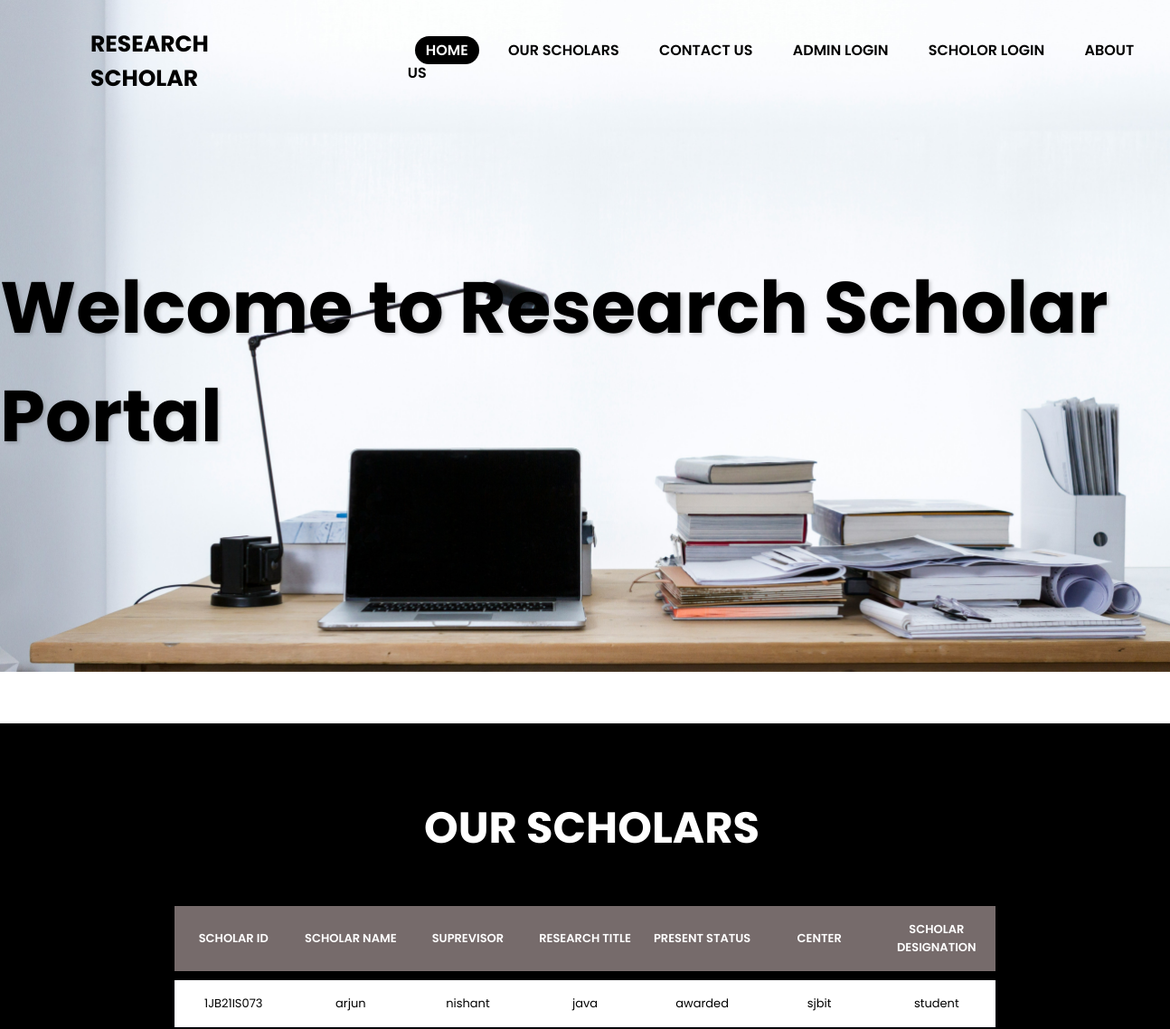
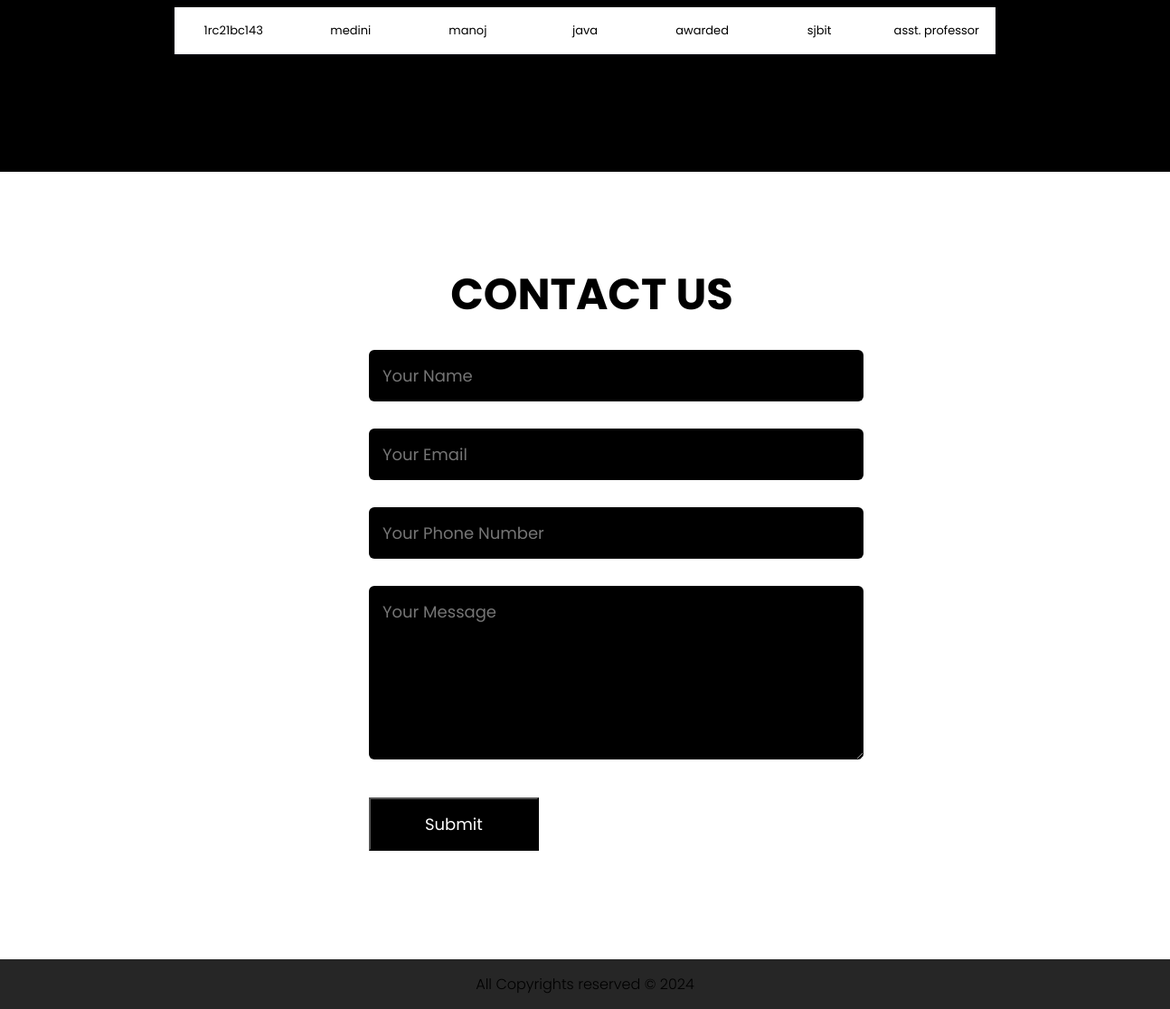
The page / on the database its author committed (2 pictures, top to bottom).
### tables this page shows
CREATE TABLE `research_scholar` (
  `sid` varchar(15) NOT NULL,
  `s_name` varchar(20) DEFAULT NULL,
  `research_title` varchar(70) NOT NULL,
  `designation` varchar(25) DEFAULT NULL,
  `center` varchar(50) DEFAULT NULL,
  `address` varchar(100) DEFAULT NULL,
  `guide_id` varchar(15) DEFAULT NULL,
  `mobile` int(10) DEFAULT NULL,
  `email` varchar(40) DEFAULT NULL
);

CREATE TABLE `guide` (
  `guide_id` varchar(15) NOT NULL,
  `guide_name` varchar(20) DEFAULT NULL,
  `institution` varchar(50) DEFAULT NULL,
  `post` varchar(30) DEFAULT NULL,
  `sid` varchar(15) DEFAULT NULL
);

### index.php (the view, shortened to what this page needs)
<?php
include 'connetdb.php';
$sql = "SELECT distinct(s.sid), s.s_name, g.guide_name, s.research_title, pr.status, s.center, s.designation FROM research_scholar s, guide g, progress_report pr, publication p, conference c
WHERE s.sid = pr.sid AND s.guide_id = g.guide_id " ;
$result = mysqli_query($data, $sql);
?>
<!DOCTYPE html>
<html>
<head>
    <link rel="stylesheet" href="page1.css">
</head>
<body>
	<header>
        <h2 class="logo" >RESEARCH SCHOLAR</h2>
        <nav class="navbar">
            <a href="#" class="active">HOME</a>
            <a href="#our_scholar">OUR SCHOLARS</a>
            <a href="#contact_form">CONTACT US</a>
            <a href="login.php">ADMIN LOGIN</a>
            <a href="slogin.php">SCHOLOR LOGIN</a>
            <a href="about-us.html">ABOUT US</a>
        </nav>
    </header>
	<section class="paralax">
        <img src="p10.jpg" id="hill1">
        <h2 id="text">Welcome to Research Scholar Portal</h2>
    </section>
	<section class="sec">
        <h2 id="our_scholar">OUR SCHOLARS</h2>
        <div class="table">
            <div class="tabrow" id="tablehead">
			<div class="tabcell"><p1>SCHOLAR ID</p1></div>
            <div class="tabcell"><p1>SCHOLAR NAME</p1></div>
            <div class="tabcell"><p1>SUPREVISOR</p1></div>
            <div class="tabcell"><p1>RESEARCH TITLE</p1></div>
            <div class="tabcell"><p1>PRESENT STATUS</p1></div>
            <div class="tabcell"><p1>CENTER</p1></div>
            <div class="tabcell"><p1>SCHOLAR DESIGNATION</p1></div>
            </div>
                <?php
                while($info = $result->fetch_assoc())
                {
                ?>
            <div class="tabrow">
                <div class="tabcell"><p1><?php echo"{$info['sid']}";?></p1></div>
                <div class="tabcell"><p1><?php echo"{$info['s_name']}";?></p1></div>
                <div class="tabcell"><p1><?php echo"{$info['guide_name']}";?></p1></div>
                <div class="tabcell"><p1><?php echo"{$info['research_title']}";?></p1></div>
                <div class="tabcell"><p1><?php echo"{$info['status']}";?></p1></div>
                <div class="tabcell"><p1><?php echo"{$info['center']}";?></p1></div>
                <div class="tabcell"><p1><?php echo"{$info['designation']}";?></p1></div>
            </div>
                <?php
                }
                ?>
        </div>
    </section>
	<section class="contactus">
    <h3>CONTACT US</h3>
    <div id="contact">
        <div class="container">
                <div class="contact-right" id='contact_form'>
                    <form action="data_check.php" method="POST">
                        <input type="text" name="name" placeholder="Your Name" required>
                        <input type="email" name="email" placeholder="Your Email" required>
                        <input type="" name="phone" placeholder="Your Phone Number" required>
                        <textarea name="message" rows="6" placeholder="Your Message"></textarea>
                        <button type="submit" class="btn btn2" name="apply">Submit</button>
                    </form>
                </div>
            </div>
        </div>
    </section>
        <div class="copyright">
            <p>All Copyrights reserved &copy; 2024</p>
        </div>
</body>
</html>

### page1.css (style rules this page uses)
* { margin:0 ; padding: 0; box-sizing: border-box; font-family: 'Poppins',sans-serif; }
body { background: white; min-height: 100vh; overflow-x:hidden ; }
header { position: absolute; top: 0; left: 0; width: 107%; padding: 30px 100px; display: flex; justify-content: flex-start; align-items: center; z-index: 100; }
.logo { font-size: 25px; color: black; pointer-events: none; margin-right: 100px; }
.navbar a { text-decoration: none; color: black; padding: 4px 12px; border-radius: 20px; margin: 0 8px; font-weight:600 ; }
.navbar a:hover, .navbar a.active { background: black ; color: white; }
.paralax { position: relative; display: flex; justify-content: center; align-items: center; height: 100vh; }
#text { position:absolute; font-size: 5em; color: black; text-shadow: 2px 2px 4px rgba(0,0,0 , .2); }
.paralax img { position: absolute; top: 0; left: 0; width: 100%; pointer-events: none; }
.sec { position: relative; background-color: black; padding: 80px; }
.sec h2 { margin-left: 15px; font-size: 3em; color: white; margin-bottom: 5px; text-align: center; }
.table { margin: 50px auto; }
.table .tabrow { display: table; width: 80%; margin: 10px auto; font-family: sans-serif; background: white; padding: 12px 0; border-right: none; font-size: 13px; box-shadow: 0 1px 4px 0 rgba(0,0,50,.3) ; }
.tabcell { display: table-cell; width: 13%; text-align: center; padding: 4px 0; border-right: 1px solid #9e9999; vertical-align: middle; border-right: none; }
#tablehead { background: #766b6b; box-shadow: none; color: #fff; font-weight: 600; }
.contactus { position: relative; background-color: white; padding: 100px; }
.contactus h3 { margin-left: 15px; font-size: 3em; color: black; margin-bottom: 10px; text-align: center; }
.contact-right { flex-basis: 60%; }
.btn.btn2 { display: inline-block; background: black; color: #fff; }
.contact-right form { width: 100%; }
form input, form textarea { width: 50%; border: 0; outline: none; background: black; padding: 15px; margin: 15px 0; color: #fff; font-size: 18px; border-radius: 6px; margin-left: 308px; }
form .btn2 { padding: 14px 60px; font-size: 18px; margin-top: 20px; cursor: pointer; margin-left: 308px; }
.copyright { width: 100%; text-align: center; padding: 15px 0; background: #262626; font-weight: 300; margin-top: 20px; }

### rows shown on the page
research_scholar: sid "1JB21IS073", s_name "arjun", guide.guide_name "nishant", research_title "java", status "awarded", center "sjbit", designation "student"
research_scholar: sid "1rc21bc143", s_name "medini", guide.guide_name "manoj", research_title "java", status "awarded", center "sjbit", designation "asst. professor"
